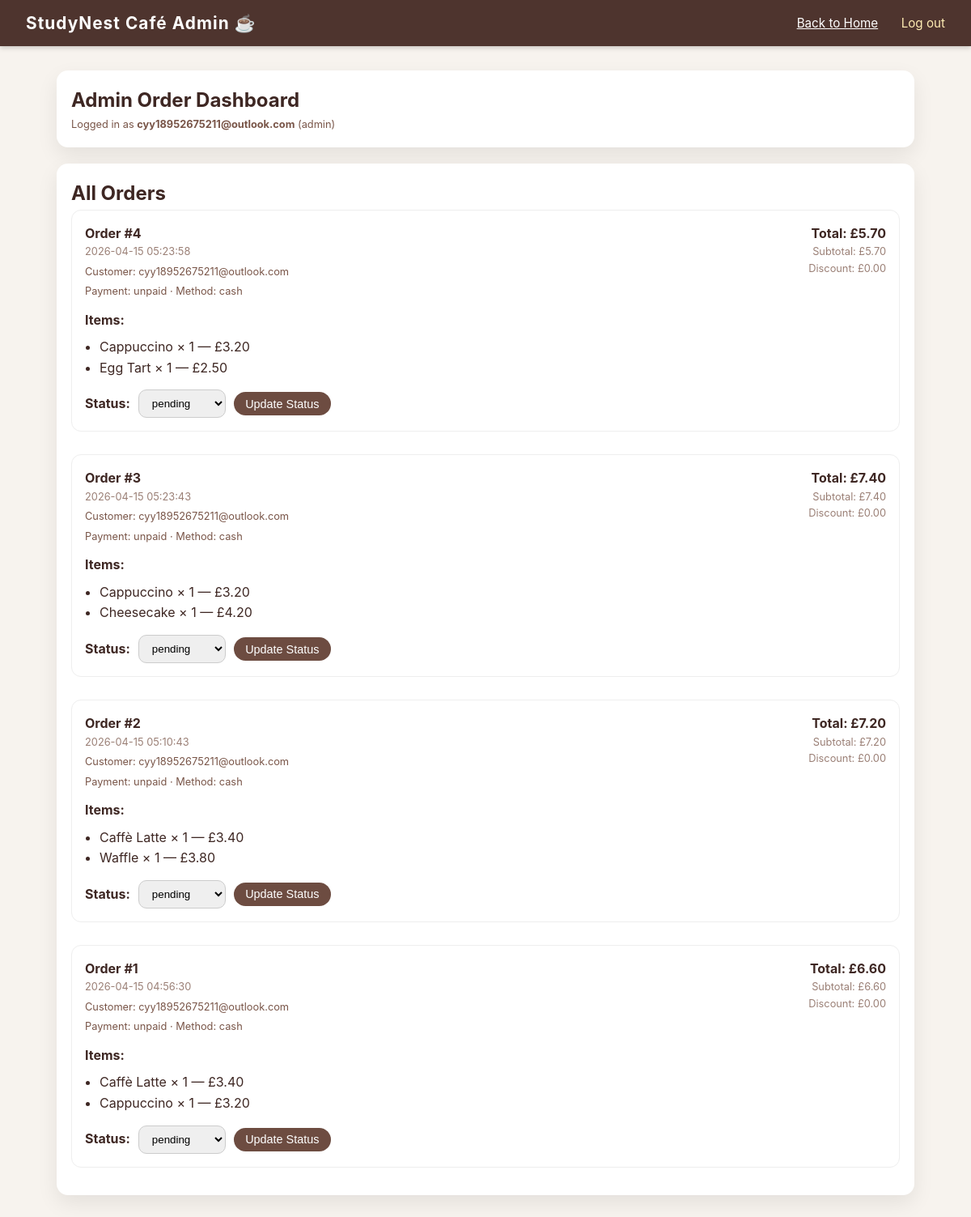
Page /admin/orders (signed in) on the committed database.
### models.py (models this page shows)
class User(db.Model):
    id = db.Column(db.Integer, primary_key=True)
    email = db.Column(db.String(120), unique=True, nullable=False)
    password_hash = db.Column(db.String(255), nullable=False)
    role = db.Column(db.String(20), default='customer')
    created_at = db.Column(db.DateTime, default=datetime.utcnow)
    orders = db.relationship('Order', backref='user', lazy=True)
    loyalty_account = db.relationship('LoyaltyAccount', backref='user', uselist=False, lazy=True)

class Order(db.Model):
    id = db.Column(db.Integer, primary_key=True)
    user_id = db.Column(db.Integer, db.ForeignKey('user.id'), nullable=False)
    subtotal = db.Column(db.Float, nullable=False)
    discount = db.Column(db.Float, default=0)
    total = db.Column(db.Float, nullable=False)
    payment_method = db.Column(db.String(50), default='cash')
    payment_status = db.Column(db.String(50), default='unpaid')
    order_status = db.Column(db.String(50), default='pending')
    created_at = db.Column(db.DateTime, default=datetime.utcnow)
    order_items = db.relationship('OrderItem', backref='order', lazy=True)

class OrderItem(db.Model):
    id = db.Column(db.Integer, primary_key=True)
    order_id = db.Column(db.Integer, db.ForeignKey('order.id'), nullable=False)
    product_id = db.Column(db.Integer, db.ForeignKey('product.id'), nullable=False)
    quantity = db.Column(db.Integer, nullable=False, default=1)
    item_name_snapshot = db.Column(db.String(120), nullable=False)
    item_price_snapshot = db.Column(db.Float, nullable=False)
    customisation_json = db.Column(db.Text)

### app.py (the view)
@app.route('/admin/orders')
def admin_orders():
    current_user, redirect_response = require_admin()
    if redirect_response:
        return redirect_response
    orders = Order.query.order_by(Order.created_at.desc()).all()
    return render_template(
        'admin_orders.html',
        current_user=current_user,
        orders=orders
    )

### app.py (called while the page is built)
def get_current_user():
    if 'user_id' not in session:
        return None
    return User.query.get(session['user_id'])

def require_admin():
    current_user = get_current_user()
    if not current_user:
        flash('Please log in first.')
        return None, redirect(url_for('home'))
    if current_user.role != 'admin':
        flash('Access denied. Admin only.')
        return None, redirect(url_for('home'))
    return current_user, None

### templates/admin_orders.html (shortened to what this page needs)
<!DOCTYPE html>
<html lang="en">
<head>
  <link rel="stylesheet" href="{{ url_for('static', filename='style.css') }}" />
</head>
<body>
<header class="main-header">
  <div class="logo">StudyNest Café Admin ☕️</div>
  <nav class="main-nav">
    <a href="{{ url_for('home') }}" class="nav-link active">Back to Home</a>
    <a href="{{ url_for('logout') }}" class="nav-link">Log out</a>
  </nav>
</header>
<main style="max-width: 1100px; margin: 30px auto; padding: 0 20px;">
  <section class="card" style="margin-bottom: 20px;">
    <h1 style="margin-top:0;">Admin Order Dashboard</h1>
    <p class="small-text" style="margin-bottom:0;">
      Logged in as <strong>{{ current_user.email }}</strong> ({{ current_user.role }})
    </p>
  </section>
  <section class="card">
    <h2 style="margin-top:0;">All Orders</h2>
    {% if orders %}
      <div class="history-list">
        {% for order in orders %}
          <div class="history-item" style="padding:16px; border:1px solid #eee; border-radius:12px; margin-bottom:16px;">
            <div style="display:flex; justify-content:space-between; gap:20px; flex-wrap:wrap;">
              <div>
                <strong>Order #{{ order.id }}</strong>
                <div class="small-text" style="opacity:.75;">
                  {{ order.created_at.strftime('%Y-%m-%d %H:%M:%S') if order.created_at else '' }}
                </div>
                <div class="small-text" style="margin-top:4px;">
                  Customer:
                  {% if order.user %}
                    {{ order.user.email }}
                  {% else %}
                    Unknown
                  {% endif %}
                </div>
                <div class="small-text" style="margin-top:4px;">
                  Payment: {{ order.payment_status }} · Method: {{ order.payment_method }}
                </div>
              </div>
              <div style="text-align:right;">
                <div><strong>Total: £{{ '%.2f'|format(order.total) }}</strong></div>
                <div class="small-text" style="opacity:.75;">Subtotal: £{{ '%.2f'|format(order.subtotal) }}</div>
                <div class="small-text" style="opacity:.75;">Discount: £{{ '%.2f'|format(order.discount) }}</div>
              </div>
            </div>
            <div style="margin-top:12px;">
              <strong>Items:</strong>
              <ul style="margin:8px 0 0 18px;">
                {% for item in order.order_items %}
                  <li>
                    {{ item.item_name_snapshot }} × {{ item.quantity }}
                    — £{{ '%.2f'|format(item.item_price_snapshot) }}
                  </li>
                {% endfor %}
              </ul>
            </div>
            <div style="margin-top:14px;">
              <form method="POST" action="{{ url_for('update_order_status', order_id=order.id) }}" style="display:flex; gap:10px; flex-wrap:wrap; align-items:center;">
                <label for="status-{{ order.id }}"><strong>Status:</strong></label>
                <select id="status-{{ order.id }}" name="order_status" style="padding:8px 12px; border-radius:10px; border:1px solid #ccc;">
                  <option value="pending" {% if order.order_status == 'pending' %}selected{% endif %}>pending</option>
                </select>
                <button class="btn btn-primary" type="submit">Update Status</button>
              </form>
            </div>
          </div>
        {% endfor %}
      </div>
    {% else %}
      <p class="hint">No orders found.</p>
    {% endif %}
  </section>
</main>
</body>
</html>

### static/style.css (style rules this page uses)
* { box-sizing: border-box; margin: 0; padding: 0; }
body { font-family: -apple-system, BlinkMacSystemFont, "Segoe UI", sans-serif; background: #f7f3ee; color: #3e2723; line-height: 1.6; }
.main-header { position: sticky; top: 0; z-index: 10; background: #4e342e; color: #fff; display: flex; justify-content: space-between; align-items: center; padding: 0.75rem 2rem; box-shadow: 0 2px 6px rgba(0,0,0,0.2); }
.logo { font-size: 1.3rem; font-weight: 700; letter-spacing: 0.05em; }
.main-nav a { margin-left: 1.5rem; color: #ffecb3; text-decoration: none; font-size: 0.95rem; }
.main-nav a:hover, .main-nav a.active { color: #ffffff; text-decoration: underline; }
.btn { display: inline-block; border: none; padding: 0.4rem 0.9rem; border-radius: 999px; cursor: pointer; font-size: 0.9rem; }
.btn-primary { background: #6d4c41; color: #fff; }
.small-text { font-size: 0.8rem; color: #795548; }
.card { background: #fff; border-radius: 14px; padding: 18px; box-shadow: 0 10px 26px rgba(0,0,0,0.08); }
.history-list { display: grid; gap: 12px; }
.history-item { border: 1px solid rgba(0,0,0,0.10); border-radius: 12px; padding: 12px; }

### rows in the picture
User: email "cyy18952675211@outlook.com", role "admin"
Order: id "4", created_at "2026-04-15 05:23:58", user.email "cyy18952675211@outlook.com", payment_status "unpaid", payment_method "cash", total "5.70", subtotal "5.70", discount "0.00", order_status "pending"
OrderItem: item_name_snapshot "Cappuccino", quantity "1", item_price_snapshot "3.20"
OrderItem: item_name_snapshot "Egg Tart", quantity "1", item_price_snapshot "2.50"
Order: id "3", created_at "2026-04-15 05:23:43", user.email "cyy18952675211@outlook.com", payment_status "unpaid", payment_method "cash", total "7.40", subtotal "7.40", discount "0.00", order_status "pending"
OrderItem: item_name_snapshot "Cappuccino", quantity "1", item_price_snapshot "3.20"
OrderItem: item_name_snapshot "Cheesecake", quantity "1", item_price_snapshot "4.20"
Order: id "2", created_at "2026-04-15 05:10:43", user.email "cyy18952675211@outlook.com", payment_status "unpaid", payment_method "cash", total "7.20", subtotal "7.20", discount "0.00", order_status "pending"
OrderItem: item_name_snapshot "Caffè Latte", quantity "1", item_price_snapshot "3.40"
OrderItem: item_name_snapshot "Waffle", quantity "1", item_price_snapshot "3.80"
Order: id "1", created_at "2026-04-15 04:56:30", user.email "cyy18952675211@outlook.com", payment_status "unpaid", payment_method "cash", total "6.60", subtotal "6.60", discount "0.00", order_status "pending"
OrderItem: item_name_snapshot "Caffè Latte", quantity "1", item_price_snapshot "3.40"
OrderItem: item_name_snapshot "Cappuccino", quantity "1", item_price_snapshot "3.20"
